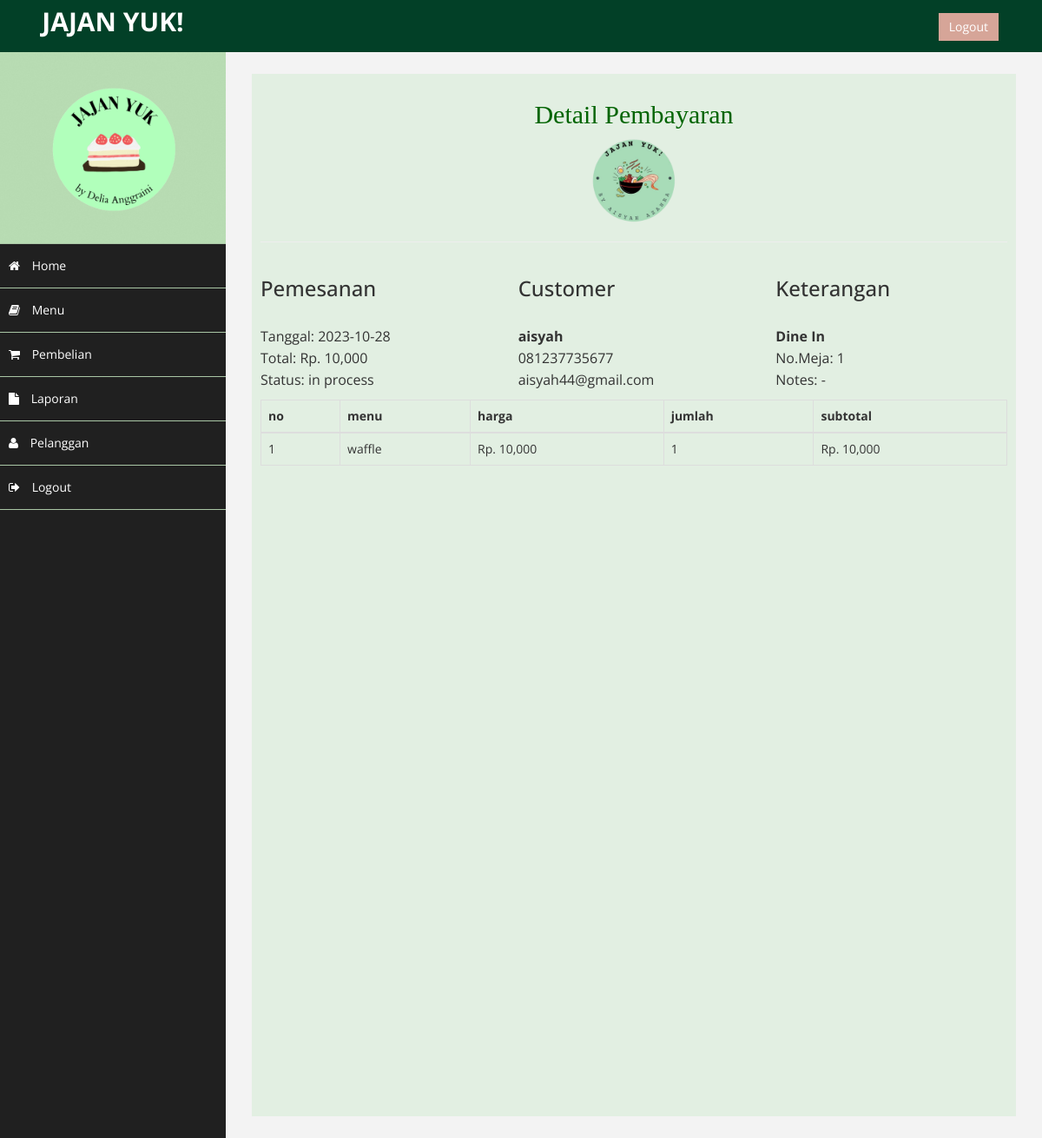
Page /jajanyuk/admin/index.php?halaman=detail&id=1 (signed in) on the committed database.
### tables this page shows
CREATE TABLE `data_pembayaran` (
  `id_pesanan` int(11) NOT NULL,
  `keterangan` varchar(100) NOT NULL,
  `no_meja` int(2) NOT NULL,
  `tanggal` date NOT NULL,
  `note` text NOT NULL,
  `id_customer` int(5) NOT NULL,
  `jumlah_menu` int(10) NOT NULL,
  `total_harga` int(100) NOT NULL,
  `status_pesanan` varchar(100) NOT NULL
);

CREATE TABLE `data_customer` (
  `id_customer` int(11) NOT NULL,
  `nama_cust` varchar(100) NOT NULL,
  `email_cust` varchar(100) NOT NULL,
  `password_cust` varchar(6) NOT NULL,
  `no_telp` varchar(20) NOT NULL
);

CREATE TABLE `data_pesanan` (
  `id_pesanan` int(11) NOT NULL,
  `id_menu` int(11) NOT NULL,
  `jumlah_menu` int(11) NOT NULL,
  `nama` varchar(100) NOT NULL,
  `harga` int(11) NOT NULL,
  `subharga` int(11) NOT NULL
);

CREATE TABLE `data_menu` (
  `id_menu` int(11) NOT NULL,
  `nama_menu` varchar(100) NOT NULL,
  `stok_menu` int(5) NOT NULL,
  `harga_menu` int(20) NOT NULL,
  `deskripsi_menu` text NOT NULL,
  `foto_menu` varchar(100) NOT NULL
);

### jajanyuk/admin/detail.php (the view)
<h2><center>Detail Pembayaran</center></h2>
<center><img src="foto/logoo.png" alt="" class="img-responsive" height="100" width="100"/></center>
<hr color="black">
<link rel="stylesheet"  href="css/style.css"  type="text/css">
<?php
$koneksi = new mysqli("localhost","root","","jajanyuk");
$ambil = $koneksi->query("SELECT * FROM data_pembayaran JOIN data_customer ON data_pembayaran.id_customer=data_customer.id_customer WHERE data_pembayaran.id_pesanan='$_GET[id]'");
$detail = $ambil->fetch_assoc();
?>
<div class="row">
	<div class="col-md-4">
		<h3>Pemesanan</h3>
		<p>
			Tanggal: <?php echo $detail['tanggal'];?><br>
			Total: Rp. <?php echo number_format($detail['total_harga']); ?><br>
			Status: <?php echo $detail['status_pesanan'];?>
		</p>
	</div>
	<div class="col-md-4">
		<h3>Customer</h3>
		<p>
		<strong><?php echo $detail['nama_cust'];?></strong> <br>
			<?php echo $detail['no_telp']; ?> <br>
			<?php echo $detail['email_cust']; ?>
		</p>
	</div>
	<div class="col-md-4">
		<h3>Keterangan</h3>
		<p>
			<strong><?php echo $detail['keterangan'];?><br></strong>
			No.Meja: <?php echo $detail['no_meja']; ?><br>
			Notes: <?php echo $detail['note'];?>
		</p>
	</div>
</div>
<table class="table table-bordered">
	<thead>
		<tr>
			<th>no</th>
			<th>menu</th>
			<th>harga</th>
			<th>jumlah</th>
			<th>subtotal</th>
		</tr>
	</thead>
	<tbody>
		<?php $nomor=1; ?>
		<?php $ambil = $koneksi->query("SELECT * FROM data_pesanan JOIN data_menu ON data_pesanan.id_menu=data_menu.id_menu
		WHERE data_pesanan.id_pesanan='$_GET[id]'"); ?>
		<?php while($pecah=$ambil->fetch_assoc()){?>
		<tr>
			<td><?php echo $nomor; ?></td>
			<td><?php echo $pecah['nama_menu']; ?></td>
			<td>Rp. <?php echo number_format($pecah['harga_menu']); ?></td>
			<td><?php echo $pecah['jumlah_menu']; ?></td>
			<td>Rp. <?php echo number_format($pecah['subharga']);?></td>
		</tr>
		<?php $nomor++; ?>
		<?php } ?>
	</tbody>
</table>

### jajanyuk/admin/css/style.css (style rules this page uses)
h2 { text-decoration: bold; font-family: "georgia", times, serif; color: #006400; }

### jajanyuk/admin/assets/css/custom.css (style rules this page uses)
body { font-family: 'Open Sans', sans-serif; }
h2 { color: #f00; }
p { font-size:16px; line-height:25px; padding-top:20px; }

### rows in the picture
data_pembayaran: tanggal "2023-10-28", total_harga "10,000", status_pesanan "in process", id_customer.nama_cust "aisyah", id_customer.no_telp "081237735677", id_customer.email_cust "aisyah44@gmail.com", keterangan "Dine In", no_meja "1", note "-"
data_pesanan: id_menu.nama_menu "waffle", id_menu.harga_menu "10,000", jumlah_menu "1", subharga "10,000"
